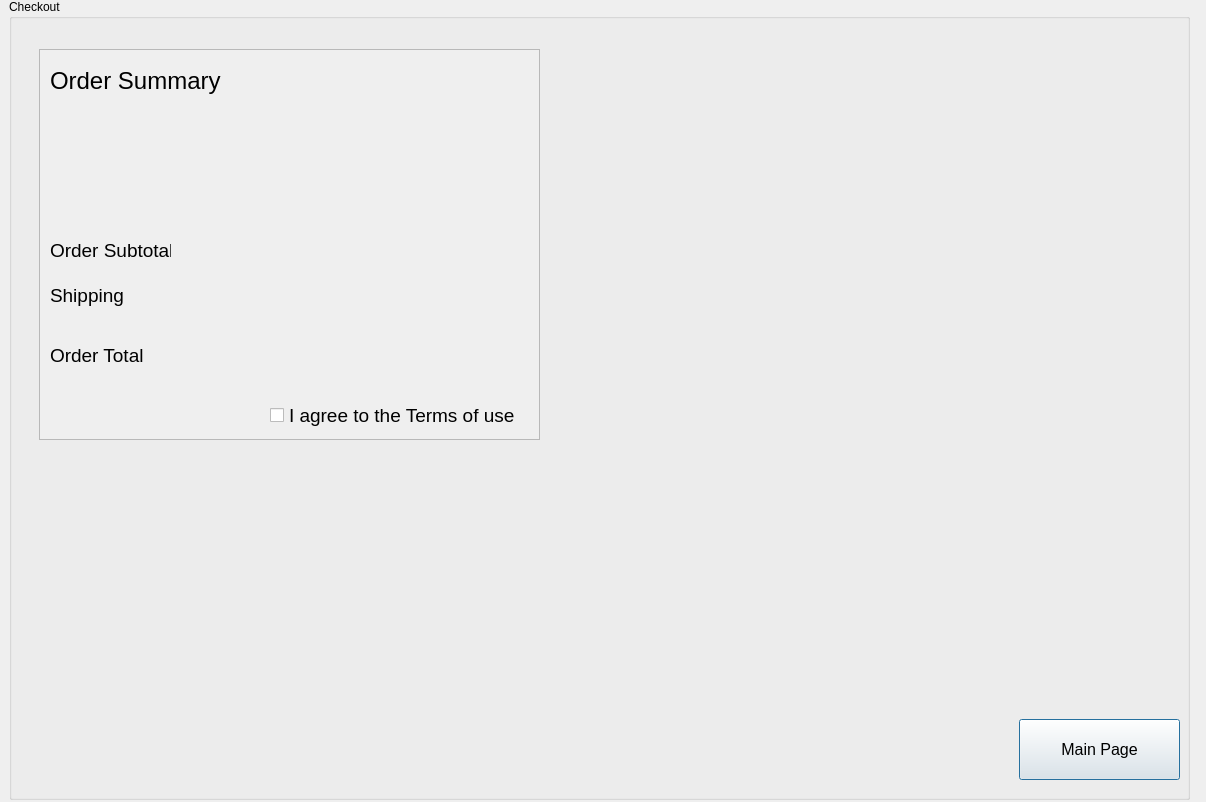
<?xml version="1.0" encoding="UTF-8"?>
<ui version="4.0">
 <class>checkout</class>
 <widget class="QDialog" name="checkout">
  <property name="geometry">
   <rect>
    <x>0</x>
    <y>0</y>
    <width>1206</width>
    <height>802</height>
   </rect>
  </property>
  <property name="windowTitle">
   <string>Dialog</string>
  </property>
  <widget class="QGroupBox" name="groupBoxCheckout">
   <property name="geometry">
    <rect>
     <x>9</x>
     <y>-1</y>
     <width>1181</width>
     <height>801</height>
    </rect>
   </property>
   <property name="title">
    <string>Checkout</string>
   </property>
   <widget class="QPushButton" name="pushButtonBackMain">
    <property name="geometry">
     <rect>
      <x>1010</x>
      <y>720</y>
      <width>161</width>
      <height>61</height>
     </rect>
    </property>
    <property name="font">
     <font>
      <pointsize>12</pointsize>
     </font>
    </property>
    <property name="text">
     <string>Main Page</string>
    </property>
   </widget>
   <widget class="QScrollArea" name="OrderSummary">
    <property name="geometry">
     <rect>
      <x>30</x>
      <y>50</y>
      <width>501</width>
      <height>391</height>
     </rect>
    </property>
    <property name="widgetResizable">
     <bool>true</bool>
    </property>
    <widget class="QWidget" name="scrollAreaWidgetContents">
     <property name="geometry">
      <rect>
       <x>0</x>
       <y>0</y>
       <width>499</width>
       <height>389</height>
      </rect>
     </property>
     <widget class="QLabel" name="label_OrderSummary">
      <property name="geometry">
       <rect>
        <x>10</x>
        <y>10</y>
        <width>191</width>
        <height>41</height>
       </rect>
      </property>
      <property name="font">
       <font>
        <pointsize>18</pointsize>
       </font>
      </property>
      <property name="text">
       <string>Order Summary</string>
      </property>
     </widget>
     <widget class="QLabel" name="label_OrderSubtotal">
      <property name="geometry">
       <rect>
        <x>10</x>
        <y>190</y>
        <width>121</width>
        <height>21</height>
       </rect>
      </property>
      <property name="font">
       <font>
        <pointsize>14</pointsize>
       </font>
      </property>
      <property name="text">
       <string>Order Subtotal</string>
      </property>
     </widget>
     <widget class="QLabel" name="label_Shipping">
      <property name="geometry">
       <rect>
        <x>10</x>
        <y>230</y>
        <width>131</width>
        <height>31</height>
       </rect>
      </property>
      <property name="font">
       <font>
        <pointsize>14</pointsize>
       </font>
      </property>
      <property name="text">
       <string>Shipping</string>
      </property>
     </widget>
     <widget class="QLabel" name="label_OrderTotal">
      <property name="geometry">
       <rect>
        <x>10</x>
        <y>290</y>
        <width>131</width>
        <height>31</height>
       </rect>
      </property>
      <property name="font">
       <font>
        <pointsize>14</pointsize>
       </font>
      </property>
      <property name="text">
       <string>Order Total</string>
      </property>
     </widget>
     <widget class="QCheckBox" name="checkBox_TermOfUse">
      <property name="geometry">
       <rect>
        <x>230</x>
        <y>350</y>
        <width>261</width>
        <height>31</height>
       </rect>
      </property>
      <property name="font">
       <font>
        <pointsize>14</pointsize>
       </font>
      </property>
      <property name="text">
       <string>I agree to the Terms of use</string>
      </property>
     </widget>
    </widget>
   </widget>
  </widget>
 </widget>
 <resources/>
 <connections/>
</ui>
